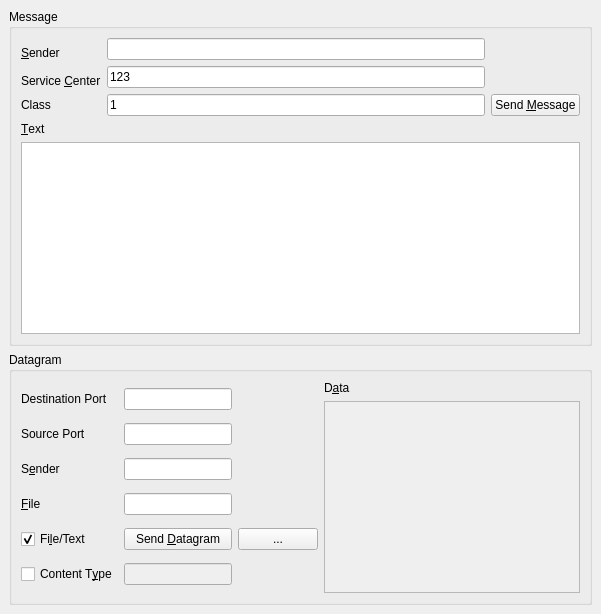
     <widget class="QWidget" name="tab_3">
      <attribute name="title">
       <string>SMS</string>
      </attribute>
      <layout class="QVBoxLayout">
       <property name="spacing">
        <number>6</number>
       </property>
       <property name="leftMargin">
        <number>9</number>
       </property>
       <property name="topMargin">
        <number>9</number>
       </property>
       <property name="rightMargin">
        <number>9</number>
       </property>
       <property name="bottomMargin">
        <number>9</number>
       </property>
       <item>
        <widget class="QGroupBox" name="gbMessage1">
         <property name="title">
          <string>Message</string>
         </property>
         <layout class="QVBoxLayout" name="verticalLayout">
          <item>
           <layout class="QGridLayout">
            <item row="0" column="0">
             <widget class="QLabel" name="lblSMSSender">
              <property name="text">
               <string>&amp;Sender</string>
              </property>
              <property name="alignment">
               <set>Qt::AlignBottom|Qt::AlignLeading|Qt::AlignLeft</set>
              </property>
              <property name="buddy">
               <cstring>leMessageSender</cstring>
              </property>
             </widget>
            </item>
            <item row="0" column="1">
             <widget class="QLineEdit" name="leMessageSender">
              <property name="inputMask">
               <string/>
              </property>
              <property name="maxLength">
               <number>32767</number>
              </property>
             </widget>
            </item>
            <item row="1" column="0">
             <widget class="QLabel" name="lblSMSServiceCenter">
              <property name="text">
               <string>Service &amp;Center</string>
              </property>
              <property name="alignment">
               <set>Qt::AlignBottom|Qt::AlignLeading|Qt::AlignLeft</set>
              </property>
              <property name="buddy">
               <cstring>leSMSServiceCenter</cstring>
              </property>
             </widget>
            </item>
            <item row="1" column="1">
             <widget class="QLineEdit" name="leSMSServiceCenter">
              <property name="inputMask">
               <string/>
              </property>
              <property name="text">
               <string>123</string>
              </property>
              <property name="maxLength">
               <number>32767</number>
              </property>
             </widget>
            </item>
            <item row="2" column="0">
             <widget class="QLabel" name="lblSMSClass">
              <property name="text">
               <string>Class</string>
              </property>
             </widget>
            </item>
            <item row="2" column="1">
             <widget class="QLineEdit" name="leSMSClass">
              <property name="text">
               <string>1</string>
              </property>
             </widget>
            </item>
            <item row="2" column="2">
             <widget class="QPushButton" name="pbSendSMSMessage">
              <property name="text">
               <string>Send &amp;Message</string>
              </property>
             </widget>
            </item>
           </layout>
          </item>
          <item>
           <widget class="QLabel" name="leSMSText">
            <property name="text">
             <string>&amp;Text</string>
            </property>
            <property name="buddy">
             <cstring>teSMSText</cstring>
            </property>
           </widget>
          </item>
          <item>
           <widget class="QTextEdit" name="teSMSText">
            <property name="tabChangesFocus">
             <bool>true</bool>
            </property>
           </widget>
          </item>
         </layout>
        </widget>
       </item>
       <item>
        <widget class="QGroupBox" name="gbDatagram">
         <property name="title">
          <string>Datagram</string>
         </property>
         <layout class="QHBoxLayout" name="horizontalLayout">
          <item>
           <layout class="QGridLayout" name="datagramLayout">
            <item row="0" column="0">
             <widget class="QLabel" name="lbDstPort">
              <property name="text">
               <string>Destination Port</string>
              </property>
              <property name="buddy">
               <cstring>leDstPort</cstring>
              </property>
             </widget>
            </item>
            <item row="0" column="1">
             <widget class="QLineEdit" name="leDstPort">
              <property name="sizeIncrement">
               <size>
                <width>1</width>
                <height>0</height>
               </size>
              </property>
              <property name="inputMask">
               <string/>
              </property>
              <property name="cursorPosition">
               <number>0</number>
              </property>
             </widget>
            </item>
            <item row="1" column="0">
             <widget class="QLabel" name="lbSrcPort">
              <property name="text">
               <string>Source Port</string>
              </property>
              <property name="buddy">
               <cstring>leSrcPort</cstring>
              </property>
             </widget>
            </item>
            <item row="1" column="1">
             <widget class="QLineEdit" name="leSrcPort">
              <property name="sizeIncrement">
               <size>
                <width>1</width>
                <height>0</height>
               </size>
              </property>
              <property name="inputMask">
               <string/>
              </property>
              <property name="cursorPosition">
               <number>0</number>
              </property>
             </widget>
            </item>
            <item row="2" column="0">
             <widget class="QLabel" name="lbSender">
              <property name="text">
               <string>S&amp;ender</string>
              </property>
              <property name="buddy">
               <cstring>leDatagramSender</cstring>
              </property>
             </widget>
            </item>
            <item row="2" column="1">
             <widget class="QLineEdit" name="leDatagramSender">
              <property name="sizeIncrement">
               <size>
                <width>1</width>
                <height>0</height>
               </size>
              </property>
             </widget>
            </item>
            <item row="3" column="0">
             <widget class="QLabel" name="lbFile">
              <property name="text">
               <string>&amp;File</string>
              </property>
              <property name="buddy">
               <cstring>leFile</cstring>
              </property>
             </widget>
            </item>
            <item row="3" column="1">
             <widget class="QLineEdit" name="leFile">
              <property name="sizeIncrement">
               <size>
                <width>1</width>
                <height>0</height>
               </size>
              </property>
             </widget>
            </item>
            <item row="4" column="0">
             <widget class="QCheckBox" name="chkAppData">
              <property name="text">
               <string>Fi&amp;le/Text</string>
              </property>
              <property name="checked">
               <bool>true</bool>
              </property>
             </widget>
            </item>
            <item row="4" column="1">
             <widget class="QPushButton" name="pbSendSMSDatagram">
              <property name="text">
               <string>Send &amp;Datagram</string>
              </property>
             </widget>
            </item>
            <item row="4" column="2">
             <widget class="QPushButton" name="pbFile">
              <property name="sizePolicy">
               <sizepolicy hsizetype="Maximum" vsizetype="Preferred">
                <horstretch>0</horstretch>
                <verstretch>0</verstretch>
               </sizepolicy>
              </property>
              <property name="text">
               <string>...</string>
              </property>
             </widget>
            </item>
            <item row="5" column="0">
             <widget class="QCheckBox" name="chkContentType">
              <property name="text">
               <string>Content T&amp;ype</string>
              </property>
              <property name="checked">
               <bool>false</bool>
              </property>
             </widget>
            </item>
            <item row="5" column="1">
             <widget class="QLineEdit" name="leContentType">
              <property name="enabled">
               <bool>false</bool>
              </property>
              <property name="sizeIncrement">
               <size>
                <width>1</width>
                <height>0</height>
               </size>
              </property>
              <property name="readOnly">
               <bool>false</bool>
              </property>
             </widget>
            </item>
           </layout>
          </item>
          <item>
           <layout class="QVBoxLayout">
            <property name="spacing">
             <number>6</number>
            </property>
            <property name="leftMargin">
             <number>0</number>
            </property>
            <property name="topMargin">
             <number>0</number>
            </property>
            <property name="rightMargin">
             <number>0</number>
            </property>
            <property name="bottomMargin">
             <number>0</number>
            </property>
            <item>
             <widget class="QLabel" name="lblAppData_2">
              <property name="text">
               <string>D&amp;ata</string>
              </property>
              <property name="buddy">
               <cstring>teAppData</cstring>
              </property>
             </widget>
            </item>
            <item>
             <widget class="QTextEdit" name="teAppData">
              <property name="enabled">
               <bool>false</bool>
              </property>
              <property name="tabChangesFocus">
               <bool>true</bool>
              </property>
             </widget>
            </item>
           </layout>
          </item>
         </layout>
        </widget>
       </item>
      </layout>
     </widget>
